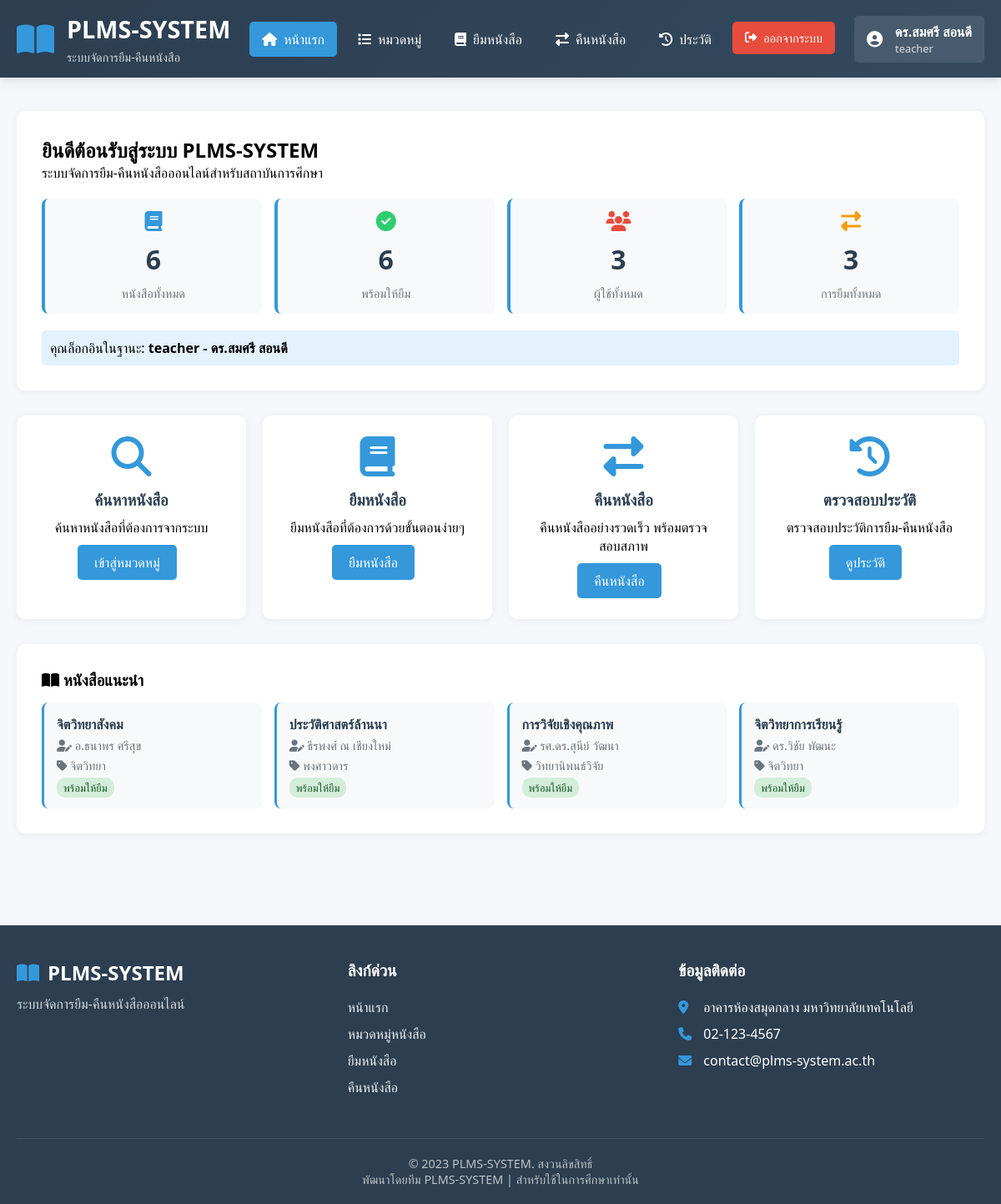
/plms-pnvc/index.php (signed in), run on the app's committed database.
### tables this page shows
CREATE TABLE `books` (
  `id` int(11) NOT NULL,
  `title` varchar(255) NOT NULL,
  `category_id` int(11) DEFAULT NULL,
  `author` varchar(255) NOT NULL,
  `YEAR` int(11) DEFAULT NULL,
  `isbn` varchar(20) DEFAULT NULL,
  `publisher` varchar(255) DEFAULT NULL,
  `pages` int(11) DEFAULT NULL,
  `description` text DEFAULT NULL,
  `location` varchar(100) DEFAULT NULL,
  `quantity` int(11) DEFAULT 1,
  `available` int(11) DEFAULT 1,
  `created_at` timestamp NOT NULL DEFAULT current_timestamp()
);

CREATE TABLE `categories` (
  `id` int(11) NOT NULL,
  `NAME` varchar(100) NOT NULL,
  `description` text DEFAULT NULL,
  `created_at` timestamp NOT NULL DEFAULT current_timestamp()
);

### plms-pnvc/config.php (called while the page is built, shortened)
<?php
global $db;
function getConnection() {
    global $db;
    if (!isset($db)) {
        try {
            $dsn = "mysql:host=" . DB_HOST . ";dbname=" . DB_NAME . ";charset=" . DB_CHARSET;
            $options = [
                PDO::ATTR_ERRMODE => PDO::ERRMODE_EXCEPTION,
                PDO::ATTR_DEFAULT_FETCH_MODE => PDO::FETCH_ASSOC,
                PDO::ATTR_EMULATE_PREPARES => false,
            ];
            $db = new PDO($dsn, DB_USER, DB_PASS, $options);
        } catch (PDOException $e) {
            if ($_SERVER['HTTP_HOST'] === 'localhost' || $_SERVER['HTTP_HOST'] === '127.0.0.1') {
                die("Database connection failed: " . $e->getMessage() .
                    "<br>Please check: " .
                    "<br>1. Database name: " . DB_NAME .
                    "<br>2. Username: " . DB_USER .
                    "<br>3. Run setup_database.php first");
            } else {
                die("Database connection failed. Please contact administrator.");
            }
        }
    }
    return $db;
}
$db = getConnection();
function isLoggedIn() {
    return isset($_SESSION['user_id']);
}
function escape($string) {
    return htmlspecialchars($string, ENT_QUOTES, 'UTF-8');
}
function getAllBooks() {
    global $db;
    try {
        $stmt = $db->query("
            SELECT b.*, c.name as category_name
            FROM books b
            LEFT JOIN categories c ON b.category_id = c.id
            ORDER BY b.id DESC
        ");
        return $stmt->fetchAll();
    } catch (PDOException $e) {
        return [];
    }
}
function getAvailableBooks() {
    global $db;
    try {
        $stmt = $db->query("
            SELECT b.*, c.name as category_name
            FROM books b
            LEFT JOIN categories c ON b.category_id = c.id
            WHERE b.available > 0
            ORDER BY b.title
        ");
        return $stmt->fetchAll();
    } catch (PDOException $e) {
        return [];
    }
}
?>

### plms-pnvc/index.php (the view, shortened to what this page needs)
<?php
require_once 'config.php';
$user_name = isset($_SESSION['user_name']) ? $_SESSION['user_name'] : 'ผู้เยี่ยมชม';
$user_role = isset($_SESSION['user_role']) ? $_SESSION['user_role'] : 'guest';
$is_logged_in = isLoggedIn();
try {
    $books = getAllBooks();
    $available_books = getAvailableBooks();
    $books_count = count($books);
    $available_count = count($available_books);
} catch (Exception $e) {
    $books_count = 0;
    $available_count = 0;
    handleDatabaseError($e);
}
?>
<!DOCTYPE html>
<html lang="th">
<head>
    <link rel="stylesheet" href="https://cdnjs.cloudflare.com/ajax/libs/font-awesome/6.4.0/css/all.min.css">
</head>
<body>
    <header class="header">
        <div class="container">
            <div class="header-content">
                <div class="logo">
                    <div class="logo-img">
                        <i class="fas fa-book-open"></i>
                    </div>
                    <div class="logo-text">
                        <h1><?php echo SITE_NAME; ?></h1>
                        <p>ระบบจัดการยืม-คืนหนังสือ</p>
                    </div>
                </div>
                <nav class="main-nav">
                    <ul>
                        <?php
                        $current_page = basename($_SERVER['PHP_SELF']);
                        ?>
                        <li><a href="index.php" class="<?php echo $current_page == 'index.php' ? 'active' : ''; ?>"><i class="fas fa-home"></i> หน้าแรก</a></li>
                        <li><a href="categories.php" class="<?php echo $current_page == 'categories.php' ? 'active' : ''; ?>"><i class="fas fa-list"></i> หมวดหมู่</a></li>
                        <li><a href="borrow.php" class="<?php echo $current_page == 'borrow.php' ? 'active' : ''; ?>"><i class="fas fa-book"></i> ยืมหนังสือ</a></li>
                        <li><a href="return.php" class="<?php echo $current_page == 'return.php' ? 'active' : ''; ?>"><i class="fas fa-exchange-alt"></i> คืนหนังสือ</a></li>
                        <li><a href="history.php" class="<?php echo $current_page == 'history.php' ? 'active' : ''; ?>"><i class="fas fa-history"></i> ประวัติ</a></li>
                        <?php if ($is_logged_in): ?>
                            <li><a href="logout.php" class="btn-logout"><i class="fas fa-sign-out-alt"></i> ออกจากระบบ</a></li>
                        <?php else: ?>
                            <li><a href="login.php"><i class="fas fa-sign-in-alt"></i> เข้าสู่ระบบ</a></li>
                        <?php endif; ?>
                    </ul>
                </nav>
                <?php if ($is_logged_in): ?>
                <div class="user-info">
                    <i class="fas fa-user-circle"></i>
                    <div>
                        <div><strong><?php echo escape($user_name); ?></strong></div>
                        <div style="font-size: 0.8rem; opacity: 0.8;"><?php echo $user_role; ?></div>
                    </div>
                </div>
                <?php endif; ?>
            </div>
        </div>
    </header>
    <div class="main-content">
        <div class="container">
            <div class="welcome-section">
                <h2>ยินดีต้อนรับสู่ระบบ PLMS-SYSTEM</h2>
                <p>ระบบจัดการยืม-คืนหนังสือออนไลน์สำหรับสถาบันการศึกษา</p>
                <div class="stats-grid">
                    <div class="stat-item">
                        <i class="fas fa-book" style="color: #3498db; font-size: 1.5rem;"></i>
                        <div class="stat-number"><?php echo $books_count; ?></div>
                        <div class="stat-label">หนังสือทั้งหมด</div>
                    </div>
                    <div class="stat-item">
                        <i class="fas fa-check-circle" style="color: #2ecc71; font-size: 1.5rem;"></i>
                        <div class="stat-number"><?php echo $available_count; ?></div>
                        <div class="stat-label">พร้อมให้ยืม</div>
                    </div>
                    <div class="stat-item">
                        <i class="fas fa-users" style="color: #e74c3c; font-size: 1.5rem;"></i>
                        <div class="stat-number"><?php
                            try {
                                $stmt = $db->query("SELECT COUNT(*) as count FROM users WHERE role != 'admin'");
                                $result = $stmt->fetch();
                                echo $result['count'] ?? 0;
                            } catch (Exception $e) {
                                echo "0";
                            }
                        ?></div>
                        <div class="stat-label">ผู้ใช้ทั้งหมด</div>
                    </div>
                    <div class="stat-item">
                        <i class="fas fa-exchange-alt" style="color: #f39c12; font-size: 1.5rem;"></i>
                        <div class="stat-number"><?php
                            try {
                                $stmt = $db->query("SELECT COUNT(*) as count FROM transactions");
                                $result = $stmt->fetch();
                                echo $result['count'] ?? 0;
                            } catch (Exception $e) {
                                echo "0";
                            }
                        ?></div>
                        <div class="stat-label">การยืมทั้งหมด</div>
                    </div>
                </div>
                <?php if ($is_logged_in): ?>
                    <p style="margin-top: 20px; padding: 10px; background: #e3f2fd; border-radius: 5px;">
                        คุณล็อกอินในฐานะ: <strong><?php echo $user_role; ?> - <?php echo escape($user_name); ?></strong>
                    </p>
                <?php endif; ?>
            </div>
            <div class="quick-links">
                <div class="link-card">
                    <i class="fas fa-search"></i>
                    <h3>ค้นหาหนังสือ</h3>
                    <p>ค้นหาหนังสือที่ต้องการจากระบบ</p>
                    <a href="categories.php" class="btn" style="margin-top: 10px;">เข้าสู่หมวดหมู่</a>
                </div>
                <div class="link-card">
                    <i class="fas fa-book"></i>
                    <h3>ยืมหนังสือ</h3>
                    <p>ยืมหนังสือที่ต้องการด้วยขั้นตอนง่ายๆ</p>
                    <a href="borrow.php" class="btn" style="margin-top: 10px;">ยืมหนังสือ</a>
                </div>
                <div class="link-card">
                    <i class="fas fa-exchange-alt"></i>
                    <h3>คืนหนังสือ</h3>
                    <p>คืนหนังสืออย่างรวดเร็ว พร้อมตรวจสอบสภาพ</p>
                    <a href="return.php" class="btn" style="margin-top: 10px;">คืนหนังสือ</a>
                </div>
                <div class="link-card">
                    <i class="fas fa-history"></i>
                    <h3>ตรวจสอบประวัติ</h3>
                    <p>ตรวจสอบประวัติการยืม-คืนหนังสือ</p>
                    <a href="history.php" class="btn" style="margin-top: 10px;">ดูประวัติ</a>
                </div>
            </div>
            <?php if ($books_count > 0): ?>
            <div class="welcome-section" style="margin-top: 30px;">
                <h3><i class="fas fa-book-open"></i> หนังสือแนะนำ</h3>
                <div style="display: grid; grid-template-columns: repeat(auto-fill, minmax(250px, 1fr)); gap: 15px; margin-top: 15px;">
                    <?php
                    $recent_books = array_slice($books, 0, 4);
                    foreach ($recent_books as $book):
                    ?>
                    <div style="background: #f8f9fa; padding: 15px; border-radius: 8px; border-left: 3px solid #3498db;">
                        <h4 style="margin-bottom: 5px; color: #2c3e50;"><?php echo escape($book['title']); ?></h4>
                        <p style="color: #6c757d; font-size: 0.9rem; margin-bottom: 5px;">
                            <i class="fas fa-user-edit"></i> <?php echo escape($book['author']); ?>
                        </p>
                        <p style="color: #6c757d; font-size: 0.9rem; margin-bottom: 5px;">
                            <i class="fas fa-tag"></i> <?php echo escape($book['category_name'] ?? 'ไม่มีหมวดหมู่'); ?>
                        </p>
                        <span style="background: <?php echo $book['available'] > 0 ? '#d4edda' : '#f8d7da'; ?>;
                                color: <?php echo $book['available'] > 0 ? '#155724' : '#721c24'; ?>;
                                padding: 3px 8px; border-radius: 10px; font-size: 0.8rem;">
                            <?php echo $book['available'] > 0 ? 'พร้อมให้ยืม' : 'ถูกยืมหมด'; ?>
                        </span>
                    </div>
                    <?php endforeach; ?>
                </div>
            </div>
            <?php endif; ?>
        </div>
    </div>
    <footer style="background-color: #2c3e50; color: white; padding: 40px 0 20px; margin-top: 40px;">
        <div class="container">
            <div style="display: grid; grid-template-columns: repeat(auto-fit, minmax(250px, 1fr)); gap: 30px; margin-bottom: 40px;">
                <div>
                    <h3 style="font-size: 1.5rem; margin-bottom: 10px; display: flex; align-items: center;">
                        <i class="fas fa-book-open" style="margin-right: 10px; color: #3498db;"></i> <?php echo SITE_NAME; ?>
                    </h3>
                    <p style="opacity: 0.8;">ระบบจัดการยืม-คืนหนังสือออนไลน์</p>
                </div>
                <div>
                    <h4 style="margin-bottom: 20px; font-size: 1.2rem;">ลิงก์ด่วน</h4>
                    <ul style="list-style: none;">
                        <li style="margin-bottom: 10px;"><a href="index.php" style="color: #ecf0f1; text-decoration: none; transition: color 0.3s;">หน้าแรก</a></li>
                        <li style="margin-bottom: 10px;"><a href="categories.php" style="color: #ecf0f1; text-decoration: none; transition: color 0.3s;">หมวดหมู่หนังสือ</a></li>
                        <li style="margin-bottom: 10px;"><a href="borrow.php" style="color: #ecf0f1; text-decoration: none; transition: color 0.3s;">ยืมหนังสือ</a></li>
                        <li style="margin-bottom: 10px;"><a href="return.php" style="color: #ecf0f1; text-decoration: none; transition: color 0.3s;">คืนหนังสือ</a></li>
                    </ul>
                </div>
                <div>
                    <h4 style="margin-bottom: 20px; font-size: 1.2rem;">ข้อมูลติดต่อ</h4>
                    <p style="margin-bottom: 10px; display: flex; align-items: center;">
                        <i class="fas fa-map-marker-alt" style="margin-right: 10px; color: #3498db; width: 20px;"></i>
                        อาคารห้องสมุดกลาง มหาวิทยาลัยเทคโนโลยี
                    </p>
                    <p style="margin-bottom: 10px; display: flex; align-items: center;">
                        <i class="fas fa-phone" style="margin-right: 10px; color: #3498db; width: 20px;"></i>
                        02-123-4567
                    </p>
                    <p style="display: flex; align-items: center;">
                        <i class="fas fa-envelope" style="margin-right: 10px; color: #3498db; width: 20px;"></i>
                        contact@plms-system.ac.th
                    </p>
                </div>
            </div>
            <div style="border-top: 1px solid rgba(255, 255, 255, 0.1); padding-top: 20px; text-align: center; color: #bdc3c7; font-size: 0.9rem;">
                <p>&copy; 2023 <?php echo SITE_NAME; ?>. สงวนลิขสิทธิ์</p>
                <p>พัฒนาโดยทีม PLMS-SYSTEM | สำหรับใช้ในการศึกษาเท่านั้น</p>
            </div>
        </div>
    </footer>
</body>
</html>

### data on the page
books: title "จิตวิทยาสังคม", author "อ.ธนาพร ศรีสุข", category.NAME "จิตวิทยา", available "พร้อมให้ยืม"
books: title "ประวัติศาสตร์ล้านนา", author "ธีรพงศ์ ณ เชียงใหม่", category.NAME "พงศาวดาร", available "พร้อมให้ยืม"
books: title "การวิจัยเชิงคุณภาพ", author "รศ.ดร.สุนีย์ วัฒนา", category.NAME "วิทยานิพนธ์วิจัย", available "พร้อมให้ยืม"
books: title "จิตวิทยาการเรียนรู้", author "ดร.วิชัย พัฒนะ", category.NAME "จิตวิทยา", available "พร้อมให้ยืม"

### other printed values
SITE_NAME "PLMS-SYSTEM"
$user_name "ดร.สมศรี สอนดี"
$user_role "teacher"
$books_count "6"
$available_count "6"
$result['count'] "3"
